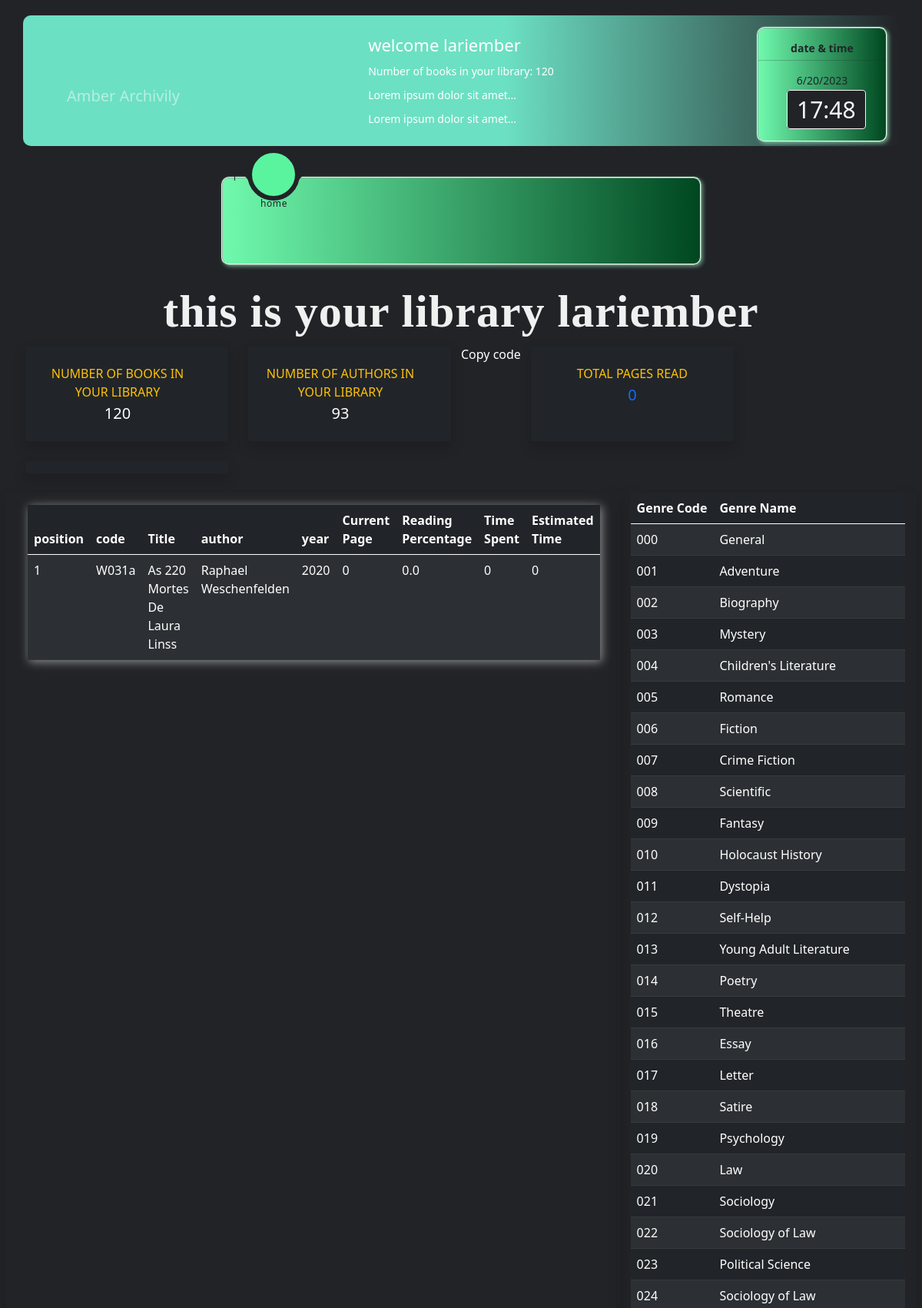
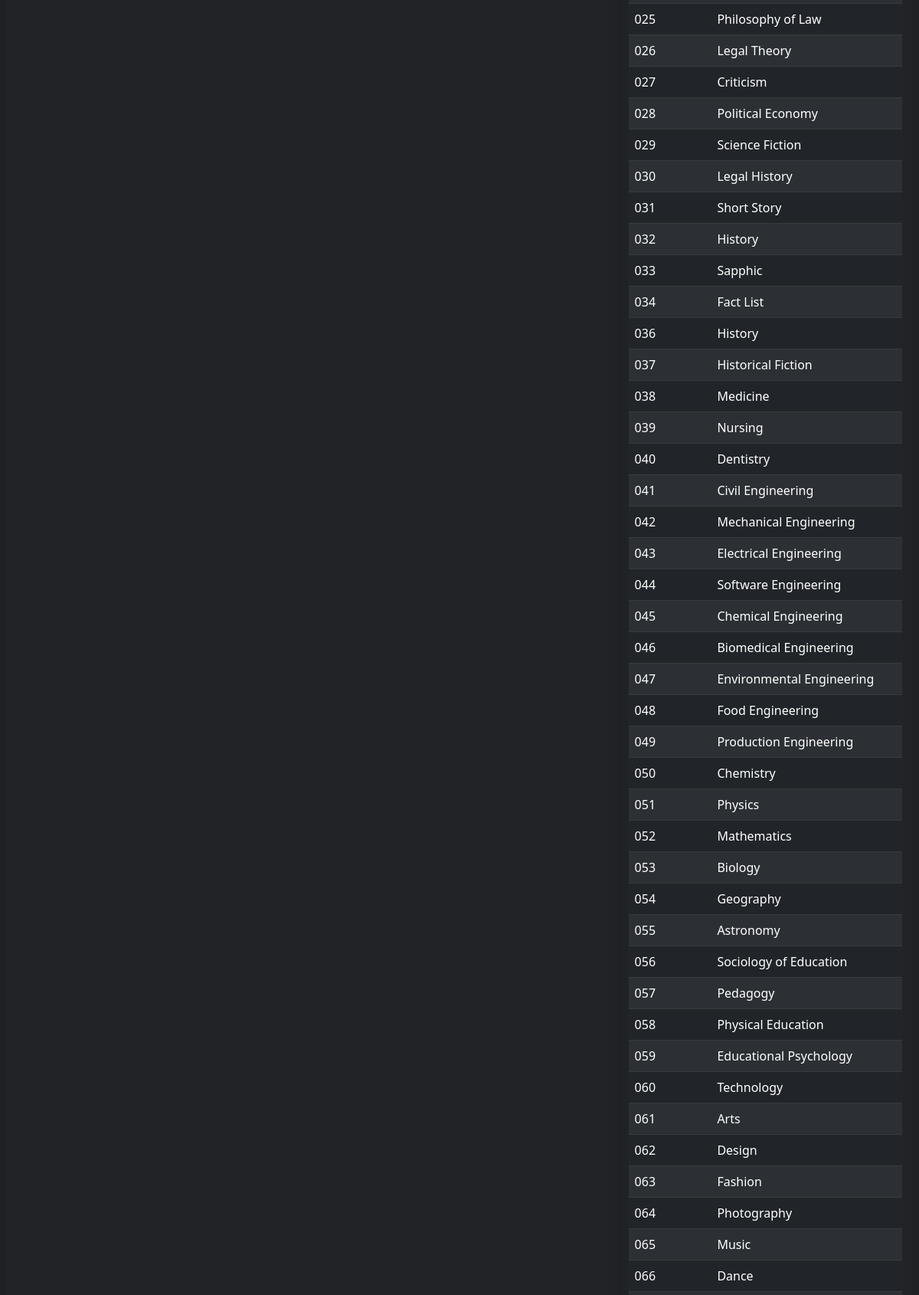
/about_your_library (signed in, upper part), run on the app's committed database (2 pictures, top to bottom).
### app/__init__.py (models this page shows, shortened)
class User(db.Model):
    __tablename__ = 'users'
    id = db.Column(db.Integer, primary_key=True)
    username = db.Column(db.String(), unique=True, nullable=False)
    password_hash = db.Column(db.String(), nullable=False)
    name = db.Column(db.String(), nullable=False)
    books = db.relationship('Book', backref='user', lazy=True)
    user_readings = db.relationship('UserReadings', backref='user', lazy=True)  # Adicione este atributo de relacionamento
    @property
    def is_authenticated(self):
        return True

class UserReadings(db.Model):
    __tablename__ = 'user_readings'
    id = db.Column(db.Integer, primary_key=True)
    user_id = db.Column(db.Integer, db.ForeignKey('users.id'), nullable=False)
    book_id = db.Column(db.Integer, db.ForeignKey('books.id'), nullable=False)
    current_page = db.Column(db.Integer)
    reading_percentage = db.Column(db.Float)
    time_spent = db.Column(db.Integer)
    estimated_time = db.Column(db.Integer)

class Book(db.Model):
    __tablename__ = 'books'
    id = db.Column(db.Integer, primary_key=True)
    code = db.Column(db.String(8), unique=True, nullable=False)
    title = db.Column(db.String(200), nullable=False)
    author = db.Column(db.String(100), nullable=False)
    publisher = db.Column(db.String(100), nullable=False)
    year = db.Column(db.Integer, nullable=False)
    pages = db.Column(db.Integer, nullable=False)
    status = db.Column(db.String(50), nullable=False)  # 'available', 'borrowed', or 'ex-libris'
    format = db.Column(db.String(50), nullable=False)  # 'physical', 'e-book', or 'pdf'
    read = db.Column(db.String(10), nullable=False)
    genre = db.Column(db.String(50), nullable=False)
    user_id = db.Column(db.Integer, db.ForeignKey('users.id'), nullable=False)
    user_readings = db.relationship('UserReadings', backref='book', lazy=True)  # Adicione este atributo de relacionamento

### app/controllers/defaut.py (the view)
@app.route('/about_your_library')
def about_your_library():
    user_readings = current_user.user_readings
    user = get_logged_in_user()
    if not user:
        return redirect('/login')
    total_pages_read = db.session.query(func.sum(Book.pages)).join(UserRead).filter(UserRead.user_id == current_user.id).scalar()
    total_pages_in_progress = db.session.query(func.sum(UserReadings.current_page)).filter(UserReadings.user_id == current_user.id).scalar()
    sum_pages = total_pages_in_progress
    return render_template('about_your_library.html', book_genres=book_genres, user_readings=user_readings, sum_pages=sum_pages)

### app/controllers/defaut.py (called while the page is built)
@lm.user_loader
def load_user(user_id):
    return User.query.get(int(user_id))

def get_logged_in_user():
    if current_user.is_authenticated:
        return current_user
    else:
        return None

### app/templates/about_your_library.html (shortened to what this page needs)
{% extends 'base.html' %}
{% block content %}
<div class="container-fluid">
    <div class="text-white text-center">
        <h1>this is your library {{ current_user.username }}</h1>
        <div class="row">
            <div class="col-xl-3 col-md-6 mb-4">
                <a href="/your_collection" style="text-decoration: none;" class="list">
                    <div class="card bg-dark border-left-warning shadow h-100 py-2 text-white">
                        <div class="card-body">
                            <div class="row no-gutters align-items-center">
                                <div class="col mr-2">
                                    <div class="text-xs font-weight-bold text-warning text-uppercase mb-1">
                                        number of books in your library</div>
                                    <div class="h5 mb-0 font-weight-bold ">{{ current_user.books|length }}</div>
                                </div>
                            </div>
                        </div>
                    </div>
                </a>
            </div>
            <div class="col-xl-3 col-md-6 mb-4">
                <a href="#" style="text-decoration: none;" class="authour">
                    <div class="card bg-dark border-left-warning shadow h-100 py-2 text-white">
                        <div class="card-body">
                            <div class="row no-gutters align-items-center">
                                <div class="col mr-2">
                                    <div class="text-xs font-weight-bold text-warning text-uppercase mb-1">
                                        Number of authors in your library
                                    </div>
                                    <div class="h5 mb-0 font-weight-bold">{{
                                        current_user.books|map(attribute='author')|unique|list|length }}</div>
                                </div>
                            </div>
                        </div>
                    </div>
                </a>
            </div>
            Copy code
            <div class="col-xl-3 col-md-6 mb-4">
                <a href="/your_collection" style="text-decoration: none;" class="active">
                    <div class="card bg-dark border-left-warning shadow h-100 py-2">
                        <div class="card-body">
                            <div class="row no-gutters align-items-center">
                                <div class="col mr-2">
                                    <div class="text-xs font-weight-bold text-warning text-uppercase mb-1">Total Pages
                                        Read</div>
                                    <div class="h5 mb-0 font-weight-bold text-gray-800">{{ sum_pages or 0 }}
                                    </div>
                                </div>
                            </div>
                        </div>
                    </div>
                </a>
            </div>
            <div class="col-xl-3 col-md-6 mb-4">
                <a href="/your_collection" style="text-decoration: none;" class="active">
                    <div class="card bg-dark border-left-warning shadow h-100 py-2">
                    </div>
                </a>
            </div>
        </div>
    </div>
</div>
<div class="row">
    <div class="col shadow d-flex justify-content-center">
        <div id="book-genres-table" style="width: auto;" class="card-body table-responsive">
            <table class="table table-striped table-hover table-dark">
                <thead>
                    <tr>
                        <th>position</th>
                        <th>code</th>
                        <th>Title</th>
                        <th>author</th>
                        <th>year</th>
                        <th>Current Page</th>
                        <th>Reading Percentage</th>
                        <th>Time Spent</th>
                        <th>Estimated Time</th>
                    </tr>
                </thead>
                <tbody>
                    {% for reading in user_readings %}
                    <tr>
                        <td>{{ loop.index }}</td>
                        <td>{{ reading.book.code }}</td>
                        <td>{{ reading.book.title }}</td>
                        <td>{{ reading.book.author }}</td>
                        <td>{{ reading.book.year }}</td>
                        <td>{{ reading.current_page }}</td>
                        <td>{{ reading.reading_percentage }}</td>
                        <td>{{ reading.time_spent }}</td>
                        <td>{{ reading.estimated_time }}</td>
                    </tr>
                    {% endfor %}
                </tbody>
            </table>
        </div>
    </div>
    <div class="col shadow d-flex">
        <div id="book-genres-table" style="width: auto;" class="table-responsive">
            <table class="table table-striped table-hover table-dark">
                <thead>
                    <tr>
                        <th>Genre Code</th>
                        <th>Genre Name</th>
                    </tr>
                </thead>
                <tbody>
                    {% for code, name in book_genres.items() %}
                    <tr>
                        <td>{{ code }}</td>
                        <td>{{ name }}</td>
                    </tr>
                    {% endfor %}
                </tbody>
            </table>
        </div>
    </div>
</div>
{% endblock %}

### app/templates/base.html (shortened to what this page needs)
<!DOCTYPE html>
<html lang="en">
<head>
  <link rel="stylesheet" href="../static/css/fonts.css" type="text/css">
  <link rel="stylesheet" href="https://cdn.jsdelivr.net/npm/bootstrap@5.0.1/dist/css/bootstrap.min.css">
  <link rel="stylesheet" href="{{ url_for('static', filename='css/style.css') }}">
</head>
<body>
  <div class="d-none d-md-block d-lg-block d-xl-block">
    <header>
      {% if current_user.is_authenticated %}
      <div id="hide" class="container bg-dark text-white">
        <a class="navbar-brand text-white-50" href="/home">Amber Archivily</a>
        <div class="navbar-text">
          {% if current_user.is_authenticated %}
          <h2>welcome {{ current_user.username }}</h2>
          <p>Number of books in your library: {{ current_user.books|length }}</p>
          <p>Lorem ipsum dolor sit amet...</p>
          <p>Lorem ipsum dolor sit amet...</p>
          {% endif %}
          <div class="datetime">
            <p class="text-dark fw-bold">date & time</p>
            <hr class="bg-dark">
            <p class="text-dark"><span id="date"></span>
            </p>
            <div>
              <time></time>
            </div>
          </div>
        </div>
      </div> {% endif %}
      <div class="d-none d-md-block d-lg-block d-xl-block">
        <nav class="">
          <div class="navigation">
            <ul>
              <li class="list active">
                <a href="/home">
                  <span class="text">home</span>
                </a>
              </li>
              <li class="list">
              </li>
              <li class="list">
              </li>
              <li class="list">
              </li>
              <li class="list">
              </li>
              <li class="list">
              </li>
              <li class="list">
              </li>
              {% if current_user.is_authenticated %}
              <li class="list">
              </li>
              {% endif %}
              <div class="indicator"></div>
            </ul>
          </div>
        </nav>
      </div>
    </header>
  </div>
  <br>
  <main>
    {% block content %}
    {% endblock %}
  </main>
</body>
</html>

### app/static/css/style.css (style rules this page uses)
header { font-family: 'Poppins', sans-serif; }
body { padding: 20px; justify-content: center; align-items: center; min-width: 100vh; background: #222327; }
div.container { min-width: 100px; position: relative; display: flex; justify-content: center; align-items: center; min-width: auto; min-height: 170px; font-size: 15px; background: linear-gradient( to right, rgb(108, 224, 195) 55%, #222327 ); border-radius: 10px; }
div.container h2 { margin: 10px; font-size: 22px; }
div.container p { margin: 10px; font-size: 14px; }
div.container a { position: absolute; top: 50%; left: 5%; }
div.navbar-text { min-width: 200px; max-width: 1080px; display: block; justify-content: center; align-items: center; align-items: left; }
nav { margin-top: 40px; position: relative; display: flex; justify-content: center; align-items: center; }
.navigation { width: 625px; height: 115px; background: linear-gradient( to right, #70faae, #004720 ); border: 2px ridge #ddffec; box-shadow: 2px 2px 5px rgba(162, 255, 204, 0.5); position: relative; display: flex; justify-content: center; align-items: center; border-radius: 10px; }
.navigation ul { display: flex; width: 700px; }
.navigation ul li { position: relative; list-style: none; width: 70px; height: 70px; z-index: 1; }
.navigation ul li a { position: relative; display: flex; justify-content: center; align-items: center; flex-direction: column; width: 100%; text-align: center; font-weight: 500; }
.navigation ul li a .text { position: absolute; color: #222327; font-weight: 400; font-size: 0.75em; letter-spacing: 0.05em; transition: 0.5s; opacity: 0; transform: translateY(20px); }
.navigation ul li.active a .text { opacity: 1; transform: translateY(20px); }
.indicator { position: absolute; top: -35%; width: 68px; height: 68px; background: #5af49f; border-radius: 50%; border: 6px solid #222327; transition: 0.5s; }
.indicator::before { content: ''; position: absolute; top: 46%; left: -22px; width: 20px; height: 20px; background: transparent; border-top-right-radius: 20px; box-shadow: -1px -10px 0 0 #222327; }
.indicator::after { content: ''; position: absolute; top: 46%; right: -22px; width: 20px; height: 20px; background: transparent; border-top-left-radius: 20px; box-shadow: -1px -10px 0 0 #222327; }
.datetime { position: absolute; right: 15px; top: 15px; }
div.datetime { width: 170px; height: 150px; background: linear-gradient( to right, #70faae, #004720 ); display: block; justify-content: center; align-items: center; border-radius: 10px; border: 2px ridge #ddffec; box-shadow: 2px 2px 5px rgba(162, 255, 204, 0.5); }
div.datetime p { margin-top: 15px; align-items: center; justify-content: center; display: flex; margin-bottom: 5px; }
div.datetime hr { margin-top: 5px; margin-bottom: 5px; }
div.datetime div { margin-top: 5px; justify-content: center; align-items: center; }
time { margin: 37px; justify-content: center; align-items: center; width: 140px; border: 1px solid #f7f7f7; padding: 4px 12px; background-color: #222327; color: #f7f7f7; font-size: 2em; font-weight: 300; border-radius: 4px; }

### app/templates/base.html (style rules this page uses)
.text-white h1 { font-family: Calibri; font-weight: bold; letter-spacing: 1px; color: rgb(240, 240, 240); font-size: 60px; }
table { box-shadow: 2px 2px 12px rgba(255, 255, 255, 0.5); }

### data on the page
User: username "lariember"
UserReadings: book.code "W031a", book "As 220 Mortes De Laura Linss", book.author "Raphael Weschenfelden", book.year "2020", current_page "0", reading_percentage "0.0", time_spent "0", estimated_time "0"

### other printed values
{{ current_user.books|length }} "120"
{{ current_user.books|map(attribute='author')|unique|list|length }} "93"
{{ sum_pages or 0 }} "0"
{{ code }} "000" "001" "002" "003" "004" "005" "006" "007" "008" "009" "010" "011" "012" "013" "014" "015" "016" "017" "018" "019" "020" "021" "022" "023" "024" "025" "026" "027" "028" "029" "030" "031" "032" "033" "034" "036" "037" "038" "039" "040" "041" "042" "043" "044" "045" "046" "047" "048" "049" "050" "051" "052" "053" "054" "055" "056" "057" "058" "059" "060" "061" "062" "063" "064" "065" "066"
{{ name }} "General" "Adventure" "Biography" "Mystery" "Children's Literature" "Romance" "Fiction" "Crime Fiction" "Scientific" "Fantasy" "Holocaust History" "Dystopia" "Self-Help" "Young Adult Literature" "Poetry" "Theatre" "Essay" "Letter" "Satire" "Psychology" "Law" "Sociology" "Sociology of Law" "Political Science" "Sociology of Law" "Philosophy of Law" "Legal Theory" "Criticism" "Political Economy" "Science Fiction" "Legal History" "Short Story" "History" "Sapphic" "Fact List" "History" "Historical Fiction" "Medicine" "Nursing" "Dentistry" "Civil Engineering" "Mechanical Engineering" "Electrical Engineering" "Software Engineering" "Chemical Engineering" "Biomedical Engineering" "Environmental Engineering" "Food Engineering" "Production Engineering" "Chemistry" "Physics" "Mathematics" "Biology" "Geography" "Astronomy" "Sociology of Education" "Pedagogy" "Physical Education" "Educational Psychology" "Technology" "Arts" "Design" "Fashion" "Photography" "Music" "Dance"
